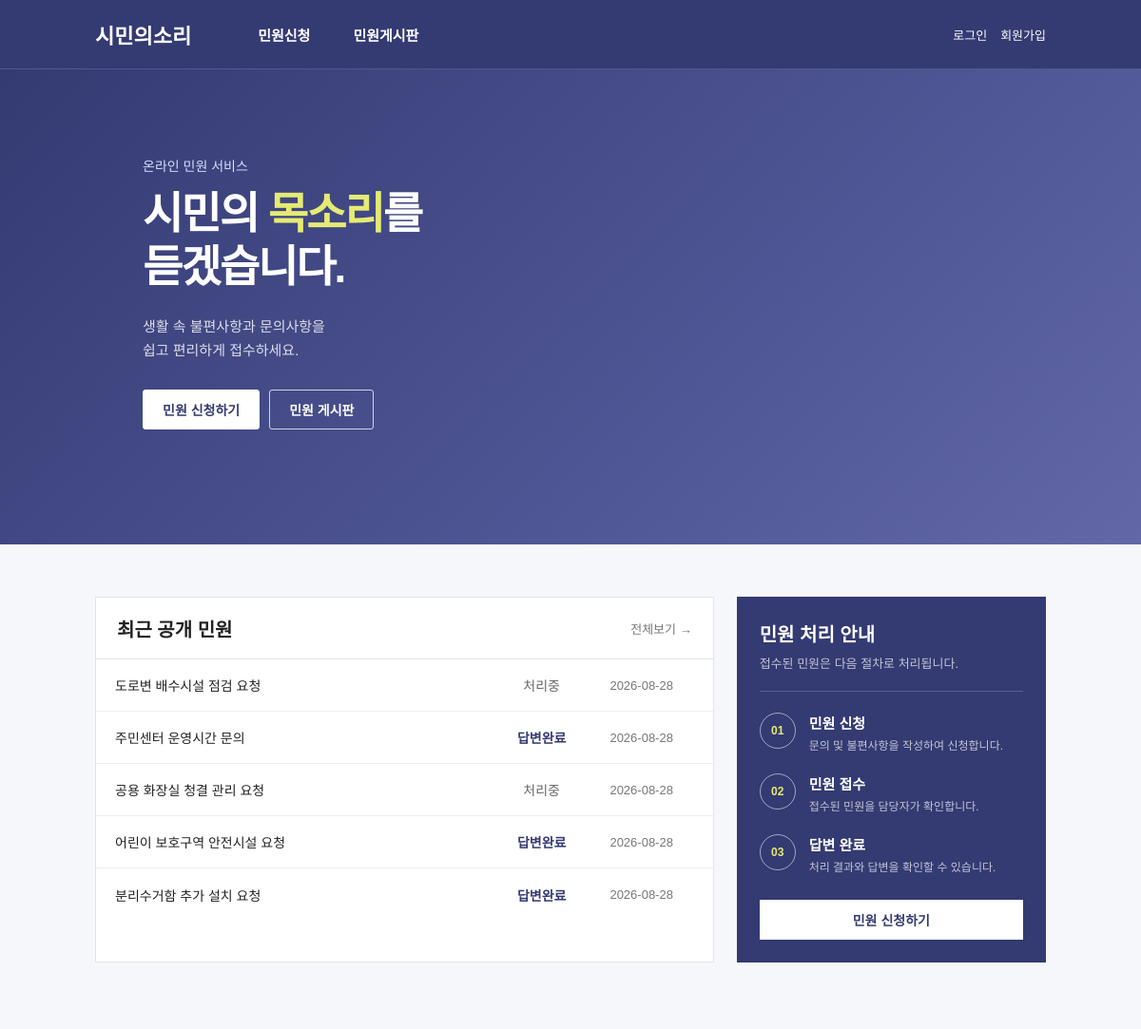
The page / on the database its author committed.
### tables this page shows
CREATE TABLE inquiry (
    id BIGINT AUTO_INCREMENT PRIMARY KEY,
    user_id BIGINT NOT NULL,

    title VARCHAR(50) NOT NULL,
    content TEXT NOT NULL,

    answer TEXT NULL,
    answered_by BIGINT NULL,
    answered_at DATETIME NULL,

    visibility ENUM('PUBLIC', 'PRIVATE')
        NOT NULL DEFAULT 'PUBLIC',

    status ENUM('RECEIVED', 'COMPLETED')
        NOT NULL DEFAULT 'RECEIVED',

    created_at TIMESTAMP DEFAULT CURRENT_TIMESTAMP,

    FOREIGN KEY (user_id)
        REFERENCES users(id)
        ON DELETE CASCADE,

    FOREIGN KEY (answered_by)
        REFERENCES users(id)
)
DEFAULT;

### src/inquiry/getRecent.php (called while the page is built)
<?php
require_once __DIR__ . '/../db.php';
$sql = "
    SELECT
        id,
        title,
        status,
        created_at
    FROM inquiry
    WHERE visibility = 'PUBLIC'
    ORDER BY id DESC
    LIMIT 5
";
$result = $pdo->query($sql);
$recentInquiries = $result->fetchAll(PDO::FETCH_ASSOC);

### index.php (the view, shortened to what this page needs)
<?php
require_once __DIR__ . '/src/inquiry/getRecent.php';
?>
<!DOCTYPE html>
<html lang="ko">
<head>
    <link
        rel="stylesheet"
        href="/assets/css/common.css"
    >
    <link
        rel="stylesheet"
        href="/assets/css/home.css"
    >
</head>
<body>
<?php require_once __DIR__ . '/components/header.php'; ?>
<main>
    <section class="hero">
        <div class="hero-inner">
            <div class="hero-content">
                <p class="hero-label">
                    온라인 민원 서비스
                </p>
                <h1>
                    시민의 <strong>목소리</strong>를<br>
                    듣겠습니다.
                </h1>
                <p class="hero-description">
                    생활 속 불편사항과 문의사항을<br>
                    쉽고 편리하게 접수하세요.
                </p>
                <div class="hero-buttons">
                    <a
                        href="/inquiry/write.php"
                        class="hero-primary"
                    >
                        민원 신청하기
                    </a>
                    <a
                        href="/inquiry/list.php"
                        class="hero-secondary"
                    >
                        민원 게시판
                    </a>
                </div>
            </div>
        </div>
    </section>
    <section class="home-info-section">
        <div class="home-info-inner">
            <div class="recent-box">
                <div class="home-box-header">
                    <h2>
                        최근 공개 민원
                    </h2>
                    <a href="/inquiry/list.php">
                        전체보기 →
                    </a>
                </div>
                <div class="recent-list">
                    <?php if (empty($recentInquiries)): ?>
                        <div class="recent-empty">
                            등록된 공개 민원이 없습니다.
                        </div>
                    <?php else: ?>
                        <?php foreach ($recentInquiries as $inquiry): ?>
                            <a
                                href="/inquiry/detail.php?id=<?= $inquiry['id'] ?>"
                                class="recent-item"
                            >
                                <div class="recent-title">
                                    <?= htmlspecialchars($inquiry['title']) ?>
                                </div>
                                <div class="recent-status">
                                    <?php if ($inquiry['status'] === 'RECEIVED'): ?>
                                        <span class="status-received">
                                            처리중
                                        </span>
                                    <?php elseif ($inquiry['status'] === 'COMPLETED'): ?>
                                        <span class="status-completed">
                                            답변완료
                                        </span>
                                    <?php endif; ?>
                                </div>
                                <div class="recent-date">
                                    <?= date(
                                        'Y-m-d',
                                        strtotime($inquiry['created_at'])
                                    ) ?>
                                </div>
                            </a>
                        <?php endforeach; ?>
                    <?php endif; ?>
                </div>
            </div>
            <div class="process-box">
                <div class="process-header">
                    <h2>
                        민원 처리 안내
                    </h2>
                    <p>
                        접수된 민원은 다음 절차로 처리됩니다.
                    </p>
                </div>
                <div class="process-list">
                    <div class="process-item">
                        <span class="process-number">
                            01
                        </span>
                        <div>
                            <strong>
                                민원 신청
                            </strong>
                            <p>
                                문의 및 불편사항을 작성하여 신청합니다.
                            </p>
                        </div>
                    </div>
                    <div class="process-item">
                        <span class="process-number">
                            02
                        </span>
                        <div>
                            <strong>
                                민원 접수
                            </strong>
                            <p>
                                접수된 민원을 담당자가 확인합니다.
                            </p>
                        </div>
                    </div>
                    <div class="process-item">
                        <span class="process-number">
                            03
                        </span>
                        <div>
                            <strong>
                                답변 완료
                            </strong>
                            <p>
                                처리 결과와 답변을 확인할 수 있습니다.
                            </p>
                        </div>
                    </div>
                </div>
                <a
                    href="/inquiry/write.php"
                    class="process-button"
                >
                    민원 신청하기
                </a>
            </div>
        </div>
    </section>
</main>
</body>
</html>

### assets/css/common.css (style rules this page uses)
* { box-sizing: border-box; }
body { margin: 0; font-family: Arial, "Noto Sans KR", sans-serif; color: #222; background: #fff; }

### assets/css/home.css (style rules this page uses)
.hero { min-height: 500px; background: linear-gradient( 135deg, #343a72 0%, #4c5391 55%, #6268a7 100% ); color: #fff; }
.hero-inner { width: 900px; min-height: 500px; margin: 0 auto; display: flex; align-items: center; }
.hero-content { padding-bottom: 30px; }
.hero-label { margin: 0 0 14px; color: #d9dcff; font-size: 14px; font-weight: 500; }
.hero-content h1 { margin: 0; font-size: 46px; line-height: 1.2; letter-spacing: -2px; }
.hero-content h1 strong { color: #e5eb72; }
.hero-description { margin: 22px 0 28px; color: rgba(255, 255, 255, 0.82); font-size: 15px; line-height: 1.7; }
.hero-buttons { display: flex; gap: 10px; }
.hero-primary, .hero-secondary { height: 42px; padding: 0 20px; display: inline-flex; align-items: center; justify-content: center; border-radius: 3px; font-size: 14px; font-weight: 600; text-decoration: none; transition: 0.2s; }
.hero-primary { border: 1px solid #fff; background: #fff; color: #343a72; }
.hero-secondary { border: 1px solid rgba(255, 255, 255, 0.75); color: #fff; background: transparent; }
.home-info-section { padding: 55px 0 70px; background: #f5f7fa; }
.home-info-inner { width: 1000px; margin: 0 auto; display: grid; grid-template-columns: 2fr 1fr; gap: 24px; }
.recent-box { background: #fff; border: 1px solid #e1e4e8; }
.home-box-header { height: 65px; padding: 0 22px; display: flex; align-items: center; justify-content: space-between; border-bottom: 1px solid #e1e4e8; }
.home-box-header h2 { margin: 0; color: #222; font-size: 20px; }
.home-box-header a { color: #777; font-size: 13px; text-decoration: none; }
.recent-list { width: 100%; }
.recent-item { min-height: 55px; padding: 0 20px; display: grid; grid-template-columns: 1fr 100px 110px; align-items: center; border-bottom: 1px solid #eee; color: #222; font-size: 14px; text-decoration: none; }
.recent-item:last-child { border-bottom: 0; }
.recent-title { overflow: hidden; white-space: nowrap; text-overflow: ellipsis; }
.recent-status { text-align: center; }
.recent-date { text-align: center; color: #777; font-size: 13px; }
.status-received { color: #666; }
.status-completed { color: #343a72; font-weight: 600; }
.process-box { padding: 24px; background: #343a72; color: #fff; }
.process-header { padding-bottom: 18px; margin-bottom: 22px; border-bottom: 1px solid rgba(255, 255, 255, 0.18); }
.process-header h2 { margin: 0 0 8px; font-size: 20px; }
.process-header p { margin: 0; color: rgba(255, 255, 255, 0.7); font-size: 13px; line-height: 1.5; }
.process-list { display: flex; flex-direction: column; gap: 20px; }
.process-item { display: flex; align-items: flex-start; gap: 14px; }
.process-number { width: 38px; height: 38px; flex-shrink: 0; display: flex; align-items: center; justify-content: center; border: 1px solid rgba(255, 255, 255, 0.55); border-radius: 50%; color: #e5eb72; font-size: 12px; font-weight: bold; }
.process-item strong { display: block; margin-bottom: 5px; font-size: 15px; }
.process-item p { margin: 0; color: rgba(255, 255, 255, 0.7); font-size: 12px; line-height: 1.5; }
.process-button { height: 42px; margin-top: 25px; display: flex; align-items: center; justify-content: center; background: #fff; color: #343a72; font-size: 14px; font-weight: 600; text-decoration: none; }

### rows shown on the page
inquiry: title "도로변 배수시설 점검 요청", status "처리중", created_at "2026-08-28"
inquiry: title "주민센터 운영시간 문의", status "답변완료", created_at "2026-08-28"
inquiry: title "공용 화장실 청결 관리 요청", status "처리중", created_at "2026-08-28"
inquiry: title "어린이 보호구역 안전시설 요청", status "답변완료", created_at "2026-08-28"
inquiry: title "분리수거함 추가 설치 요청", status "답변완료", created_at "2026-08-28"
